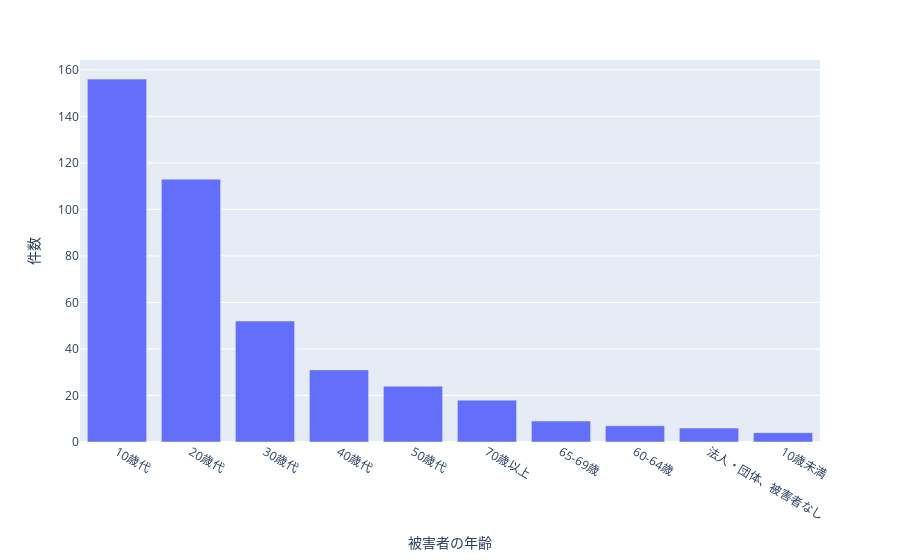

Notebook code for this chart:
### Markdown cell above
いよいよ準備万端。この新しいデータフレームでチャートを作ろう。この場合は plotly express の bar charts を参考。

https://plotly.com/python/bar-charts/

### Code cell
fig = px.bar(time,x='被害者の年齢',y='件数')
fig.show()

### Figure 1 — Plotly figure (JSON) as saved in the notebook; plotly's stock layout.template omitted (floating-point values rounded to 4 significant figures)
{"data": [{"alignmentgroup": "True", "hovertemplate": "被害者の年齢=%{x}<br>件数=%{y}<extra></extra>", "legendgroup": "", "marker": {"color": "#636efa", "pattern": {"shape": ""}}, "name": "", "offsetgroup": "", "orientation": "v", "showlegend": false, "textposition": "auto", "type": "bar", "x": ["10歳代", "20歳代", "30歳代", "40歳代", "50歳代", "70歳以上", "65-69歳", "60-64歳", "法人・団体、被害者なし", "10歳未満"], "xaxis": "x", "y": [156, 113, 52, 31, 24, 18, 9, 7, 6, 4], "yaxis": "y"}], "layout": {"barmode": "relative", "legend": {"tracegroupgap": 0}, "margin": {"t": 60}, "xaxis": {"anchor": "y", "domain": [0, 1], "title": {"text": "被害者の年齢"}}, "yaxis": {"anchor": "x", "domain": [0, 1], "title": {"text": "件数"}}}}
